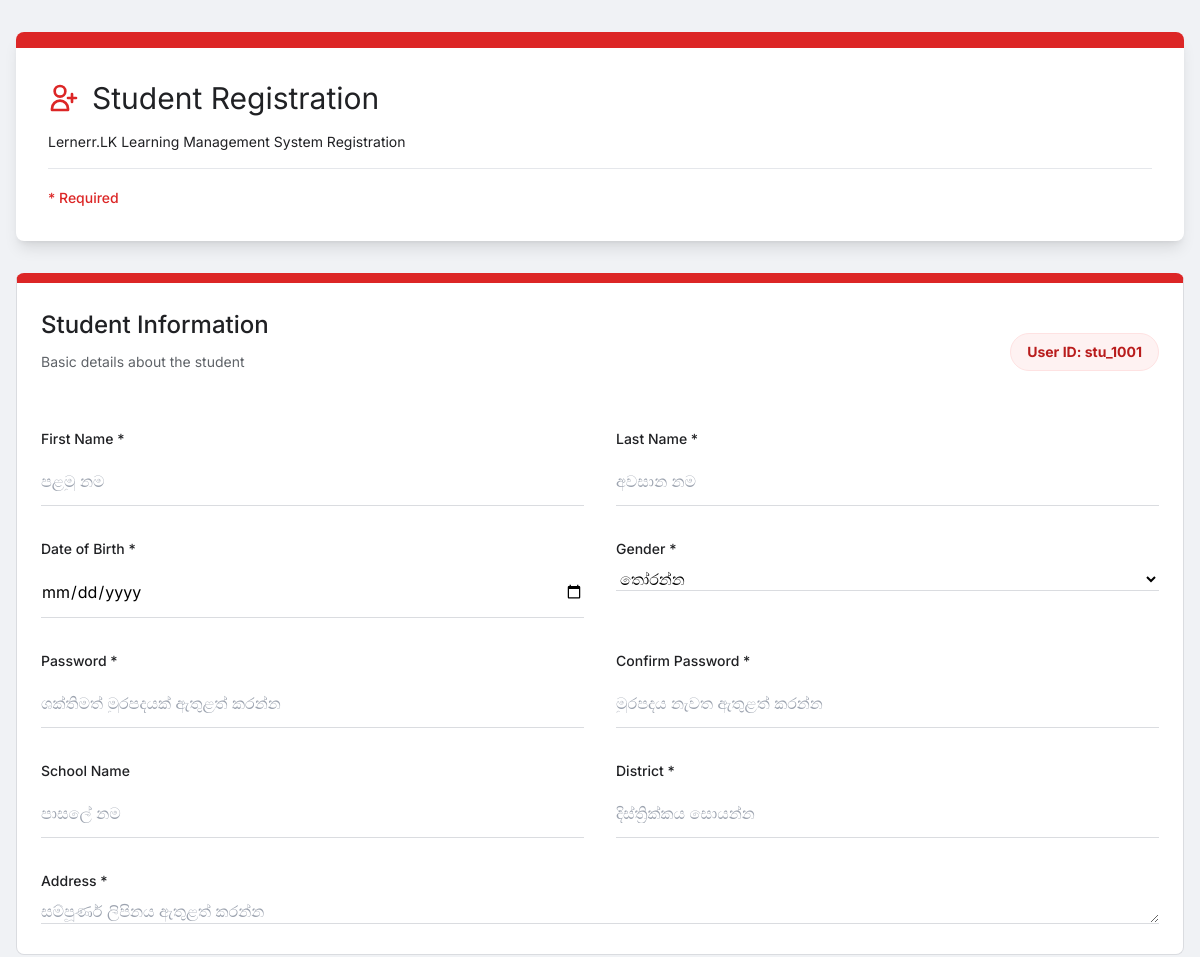
/register.php (upper part), run on an earlier commit of the app's database.
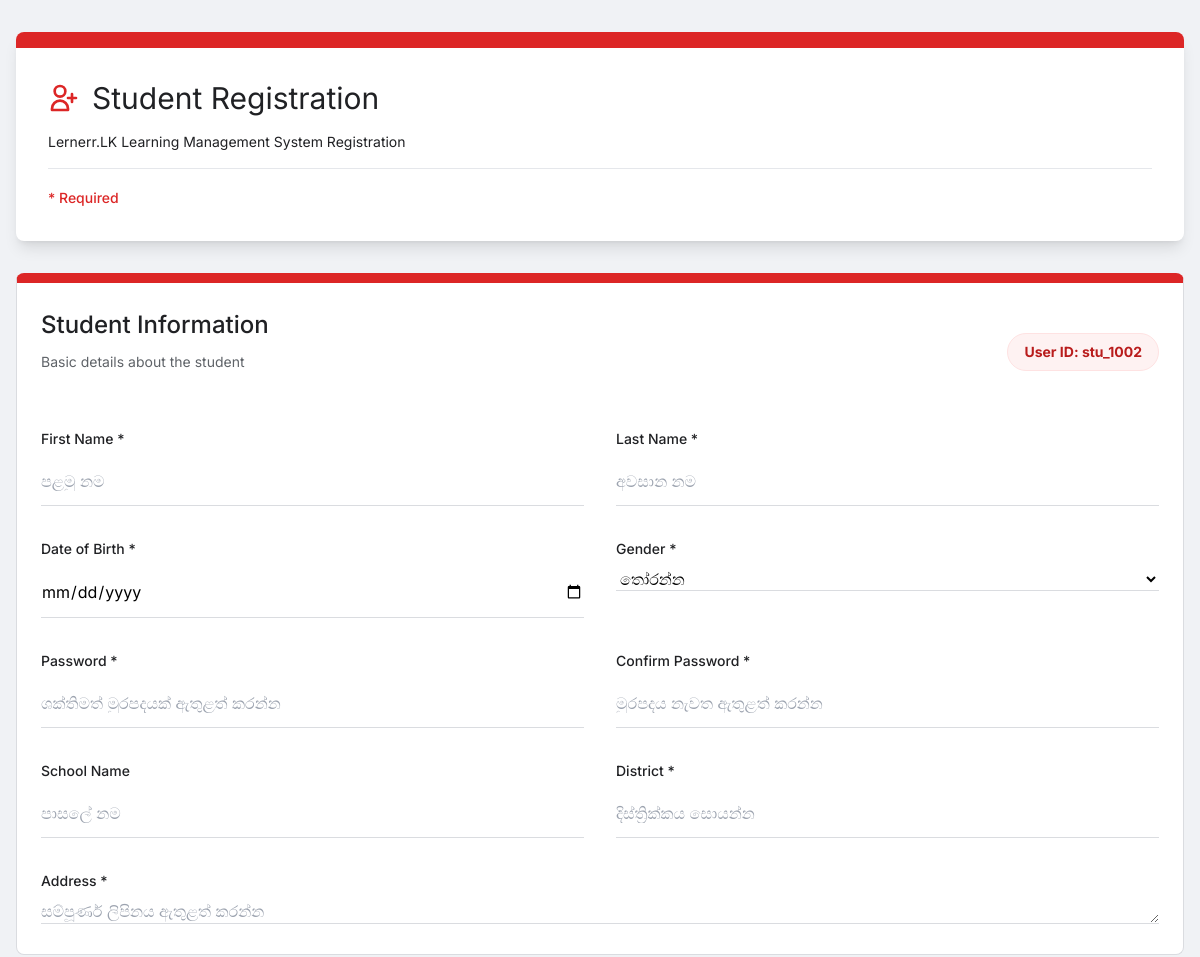
And on a later commit of the database.
### tables this page shows
CREATE TABLE `users` (
  `user_id` varchar(20) NOT NULL COMMENT 'Unique user ID (e.g., stu_0001, tea_1000, adm_1000)',
  `email` varchar(255) DEFAULT NULL,
  `password` varchar(255) NOT NULL COMMENT 'Hashed password',
  `role` enum('student','teacher','instructor','admin') NOT NULL DEFAULT 'student' COMMENT 'User role: student, teacher, instructor, admin',
  `first_name` varchar(100) DEFAULT NULL COMMENT 'First name',
  `second_name` varchar(100) DEFAULT NULL COMMENT 'Last name',
  `dob` date DEFAULT NULL COMMENT 'Date of birth',
  `school_name` varchar(200) DEFAULT NULL COMMENT 'School name',
  `exam_year` int(4) DEFAULT NULL COMMENT 'Exam year (e.g., 2024)',
  `closest_town` varchar(100) DEFAULT NULL COMMENT 'Closest town',
  `district` varchar(100) DEFAULT NULL COMMENT 'District',
  `address` text DEFAULT NULL COMMENT 'Full address',
  `nic_no` varchar(20) DEFAULT NULL COMMENT 'NIC number',
  `mobile_number` varchar(20) DEFAULT NULL COMMENT 'Mobile phone number',
  `whatsapp_number` varchar(20) DEFAULT NULL COMMENT 'WhatsApp number',
  `gender` enum('male','female') DEFAULT NULL COMMENT 'Gender',
  `profile_picture` varchar(255) DEFAULT NULL COMMENT 'Path to profile picture',
  `registering_date` date NOT NULL COMMENT 'Date of registration',
  `status` tinyint(1) NOT NULL DEFAULT 1 COMMENT 'Account status: 1=active, 0=inactive',
  `approved` tinyint(1) NOT NULL DEFAULT 0 COMMENT 'Approval status: 1=approved, 0=not approved',
  `al_details_requested` tinyint(1) DEFAULT 0,
  `verification_method` varchar(20) DEFAULT 'none' COMMENT 'Verification method: nic, mobile, none',
  `created_at` timestamp NOT NULL DEFAULT current_timestamp() COMMENT 'Record creation timestamp',
  `updated_at` timestamp NOT NULL DEFAULT current_timestamp() ON UPDATE current_timestamp() COMMENT 'Record update timestamp',
  `session_token` varchar(64) DEFAULT NULL COMMENT 'Session token for single login',
  `session_created_at` datetime DEFAULT NULL COMMENT 'Session creation timestamp',
  `commission_rate` decimal(5,2) DEFAULT 75.00,
  `requested_commission_rate` decimal(5,2) DEFAULT 75.00,
  `rating` decimal(3,2) DEFAULT 0.00,
  `hourly_rate` decimal(10,2) DEFAULT 0.00,
  `rating_count` int(11) DEFAULT 0,
  `total_rating` decimal(12,2) DEFAULT 0.00
);

### register.php (the view, shortened to what the changed rows need)
<?php
require_once 'config.php';
$role_prefix_display = 'stu';
$stmt_display = $conn->prepare("SELECT user_id FROM users WHERE user_id LIKE ? ORDER BY user_id DESC LIMIT 1");
$pattern_display = $role_prefix_display . '_%';
$stmt_display->bind_param("s", $pattern_display);
$stmt_display->execute();
$result_display = $stmt_display->get_result();
$next_num_display = 1000;
if ($result_display->num_rows > 0) {
    $last_user = $result_display->fetch_assoc();
    $last_num = intval(substr($last_user['user_id'], strlen($role_prefix_display) + 1));
    $next_num_display = max($last_num + 1, 1000);
}
$display_user_id = $role_prefix_display . '_' . str_pad($next_num_display, 4, '0', STR_PAD_LEFT);
?>
<!DOCTYPE html>
<html lang="en">
<head>
    <script src="https://cdn.tailwindcss.com"></script>
</head>
<body>
    <div class="max-w-7xl mx-auto py-8 px-4">
        <div class="form-card p-0 overflow-hidden !border-0 shadow-lg mb-8">
            <div class="p-8">
                <div class="flex items-center space-x-3 mb-4">
                    <h1 class="text-3xl font-normal text-[#202124]">Student Registration</h1>
                </div>
            </div>
        </div>
                <form method="POST" action="" class="space-y-4" id="addUserForm" enctype="multipart/form-data">
                    <div class="form-card">
                        <div class="flex items-center justify-between mb-8">
                            <div>
                                <h3 class="section-title">Student Information</h3>
                                <p class="section-subtitle">Basic details about the student</p>
                            </div>
                            <div class="bg-red-50 text-red-700 px-4 py-2 rounded-full text-sm font-bold border border-red-100">
                                User ID: <?php echo htmlspecialchars($display_user_id); ?>
                            </div>
                        </div>
                    </div>
                </form>
            </div>
</body>
</html>

What changed in the data, as far as the page shows it:
no longer on this page (row edited): users: user_id "stu_1001"
added users: user_id "stu_1002"
